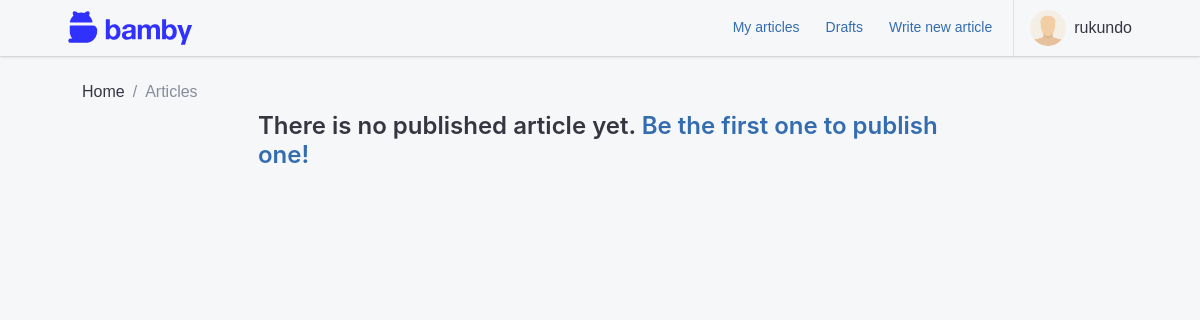
Page /articles/ (signed in) on the earlier database version.
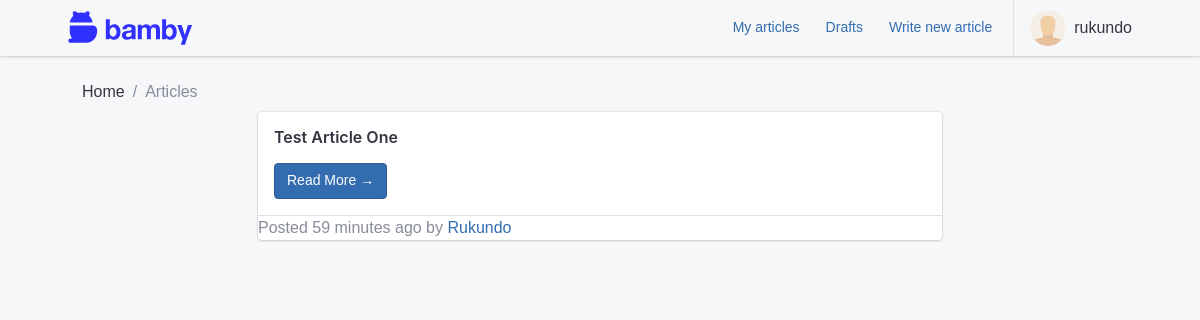
Same page on the later database version.
### apps/authentication/models.py (models this page shows, shortened)
class Profile(models.Model):
    user = models.OneToOneField(User, on_delete=models.CASCADE, verbose_name=_("user"))
    public_email = models.EmailField(_("public email"), blank=True)
    location = models.CharField(_("location"), max_length=50, blank=True)
    url = models.CharField(_("url"), max_length=50, blank=True)
    class Meta:
        verbose_name = _("profile")
        verbose_name_plural = _("profiles")
        db_table = "auth_profile"
    def get_picture(self):
        no_picture = django_settings.STATIC_URL + "img/user.png"
        try:
            filename = f"{django_settings.MEDIA_ROOT}/profile_pictures/{self.user.username}.jpg"
            picture_url = f"{django_settings.MEDIA_URL}profile_pictures/{self.user.username}.jpg"
            if os.path.isfile(filename):
                return picture_url
            else:
                return no_picture
        except Exception:
            return no_picture
    def get_screen_name(self):
        try:
            if self.user.get_full_name():
                return self.user.get_full_name()
            else:
                return self.user.username
        except Exception:
            return self.user.username

### apps/blog/models.py (models this page shows, shortened)
class Article(models.Model):
    DRAFT = "D"
    PUBLISHED = "P"
    STATUS = ((DRAFT, _("Draft")), (PUBLISHED, _("Published")))
    user = models.ForeignKey(
        settings.AUTH_USER_MODEL,
        null=True,
        related_name="author",
        on_delete=models.SET_NULL,
    )
    timestamp = models.DateTimeField(auto_now_add=True)
    title = models.CharField(max_length=255, null=False, unique=True)
    slug = models.SlugField(max_length=80, null=True, blank=True)
    status = models.CharField(max_length=1, choices=STATUS, default=DRAFT)
    content = MarkdownxField()
    edited = models.BooleanField(default=False)
    objects = ArticleQuerySet.as_manager()
    class Meta:
        verbose_name = _("Article")
        verbose_name_plural = _("Articles")
        ordering = ("-timestamp",)
    def get_markdown(self):
        return markdownify(self.content)

### apps/blog/views.py (the view)
class ArticlesListView(LoginRequiredMixin, ListView):
    model = Article
    paginate_by = 15
    context_object_name = "articles"
    def get_context_data(self, *args, **kwargs):
        context = super().get_context_data(*args, **kwargs)
        return context
    def get_queryset(self, **kwargs):
        return Article.objects.get_published()

### apps/blog/models.py (called while the page is built)
    def get_published(self):
        return self.filter(status="P")

### paywalled/templates/blog/article_list.html (shortened to what this page needs)
{% extends 'base.html' %}
{% load static i18n %}
{% load humanize thumbnail %}
{% block content %}
<div class="container">
    <nav aria-label="breadcrumb">
        <ol class="breadcrumb">
            <li class="breadcrumb-item"><a href="/">{% trans 'Home' %}</a></li>
            <li class="breadcrumb-item active"><a href="{% url 'articles:list' %}">{% trans 'Articles' %}</a></li>
        </ol>
    </nav>
    <div class="row">
        <div class="col-md-8 mx-auto">
            {% for article in articles %}
            <div class="card mb-4">
                <div class="card-body">
                    <h2 class="card-title">{{ article.title|title }}</h2>
                    <a href="{% url 'articles:article' article.slug %}" class="btn btn-primary">{% trans 'Read More' %}
                        &rarr;</a>
                </div>
                <div class="card-footer text-muted">
                    {% trans 'Posted' %} {{ article.timestamp|naturaltime }}
                    &nbsp;by&nbsp; <a href="#">{{ article.user.profile.get_screen_name|title }}</a>
                </div>
            </div>
            {% empty %}
            <h4 class="no-data">{% trans 'There is no published article yet' %}. <a
                    href="{% url 'articles:write_new' %}">{% trans 'Be the first one to publish one' %}!</a></h4>
            {% endfor %}
        </div>
    </div>
</div>
{% endblock content %}

### paywalled/templates/base.html (shortened to what this page needs)
{% load compress static %}
<!DOCTYPE html>
<html lang="en">
<head>
  {% compress css %}
  <link rel="stylesheet" href="{% static 'css/theme.css' %}" data-skin="default" />
  {% endcompress %}
</head>
<body>
  {% block body %}
  <div class="app container">
    {% block header %}
    {% include 'includes/header.html' %}
    {% endblock header %}
    <main class="app-main">
      <div class="wrapper">
        <div class="page{% block page_meta %}{% endblock %}">
          <div class="page-inner" {% block inner_style %}{% endblock %}>
            {% block content %}{% endblock %}
          </div>
        </div>
      </div>
    </main>
  </div>
  {% endblock body %}
</body>
</html>

### paywalled/templates/includes/header.html (shortened to what this page needs)
{% load static %}
<header class="app-header app-header-light">
  <div class="top-bar container">
    <div class="top-bar-brand">
      <a href="/"><img src="{% static 'images/logo.svg' %}" height="54"></a>
    </div>
    <div class="top-bar-list">
      {% block header-far-right %}
      <div class="top-bar-item top-bar-item-right px-0 d-none d-sm-flex">
        <ul class="header-nav nav">
          {% if user.is_authenticated %}
          <li class="nav-item">
            <a class="btn btn-link" href="{% url 'articles:list' %}">My articles</a>
          </li>
          <li class="nav-item">
            <a class="btn btn-link" href="{% url 'articles:drafts' %}">Drafts</a>
          </li>
          <li class="nav-item">
            <a class="btn btn-link" href="">Write new article</a>
          </li>
          {% endif %}
        </ul>
        {% if user.is_authenticated %}
        <div class="navbar-nav dropdown d-flex">
          <button class="btn-account w-100" type="button" data-toggle="dropdown" aria-haspopup="true"
            aria-expanded="false"><span class="user-avatar user-avatar-md mr-lg-0"><img
                src="{{ user.profile.get_picture }}" alt=""></span> <span
              class="account-summary pl-lg-2 d-none d-lg-block"><span
                class="account-name">{{ user.profile.get_screen_name }}</span>
              </span>
          </button>
        </div>
        {% else %}
        <a class="btn-account btn btn-primary btn-lg" title="Sign up" href="{% url 'signup' %}">Sign up</a>
        <a class="btn-account btn-default btn-lg" title="Log in" href="{% url 'login' %}">Log in</a>
        {% endif %}
      </div>
      {% endblock %}
    </div>
  </div>
</header>

Differences in the rows shown:
added Article: title "Test Article One", timestamp "59 minutes ago", user.profile.get_screen_name "Rukundo"
Other differences:
text no longer shown: "There is no published article yet . Be the first one to publish one !"
